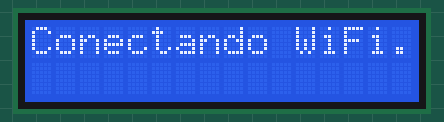
This sketch was run on a simulated ESP32. On the bench: 16×2 character LCD. WiFi joins after 1.5 s; servers stay silent unless stated; the local clock reads 2024-03-15 10:24:30 at power-on unless the sketch sets it.

Above: at 0.6 s.
At 1.7 s:
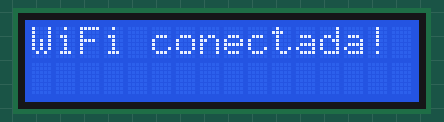
At 2.7 s:
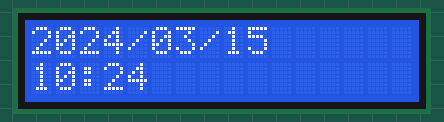
At 30.2 s:
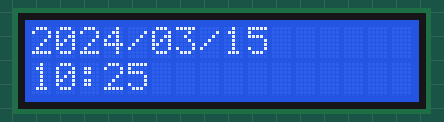
At 90.2 s:
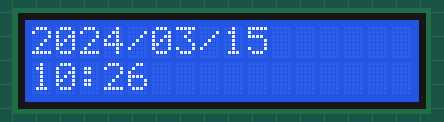

Measured:
- what the display in image 0 shows lasts 1.0 s, from 0.6 s to 1.6 s
- what the display in image 2 shows lasts 27.5 s, from 2.6 s to 30.1 s
- what the display in image 3 shows lasts 60.1 s, from 30.1 s to 90.2 s

The sketch:

25_fecha_hora_ntd.ino
```cpp
#include <Wire.h>                  // Librería para comunicación I2C
#include <LiquidCrystal_I2C.h>     // Librería para manejar pantallas LCD con I2C
#include <WiFi.h>                  // Librería para conectarse a redes WiFi
#include "time.h"                  // Librería para obtener la hora desde internet (NTP)

// CONFIGURACIÓN DEL LCD
#define SDA 13                     // Pin SDA (datos) del I2C
#define SCL 14                     // Pin SCL (reloj) del I2C
#define ADDR 0x27                  // Dirección del LCD I2C
LiquidCrystal_I2C lcd(ADDR, 16, 2);  // Crear objeto LCD de 16x2

// CONFIGURACIÓN DE WIFI
const char* ssid = "Aula 1";       // Nombre de la red WiFi
const char* password = "Horus.2025"; // Contraseña de la red WiFi

// CONFIGURACIÓN DE NTP (servidor de hora)
const char* ntpServer = "pool.ntp.org"; // Servidor que da la hora por internet
const long  gmtOffset_sec = 0;          // Diferencia horaria con GMT (en segundos)
const int   daylightOffset_sec = 7200;  // Horario de verano (+2 horas)

void setup() {
  Wire.begin(SDA, SCL);           // Iniciar comunicación I2C con los pines indicados
  lcd.init();                     // Iniciar pantalla LCD
  lcd.backlight();                // Encender luz de fondo del LCD

  lcd.setCursor(0, 0);            // Mover cursor a la primera fila
  lcd.print("Conectando WiFi");  // Mostrar mensaje

  WiFi.begin(ssid, password);    // Intentar conectarse al WiFi
  while (WiFi.status() != WL_CONNECTED) {
    delay(500);                   // Esperar medio segundo
    lcd.print(".");               // Mostrar puntos mientras se conecta
  }

  lcd.clear();                    // Limpiar pantalla
  lcd.setCursor(0, 0);
  lcd.print("WiFi conectada!");  // Mensaje cuando se conecta correctamente

  configTime(gmtOffset_sec, daylightOffset_sec, ntpServer); // Sincronizar hora con el servidor NTP

  delay(1000); // Esperar un segundo
}

void loop() {
  lcd.clear();                    // Limpiar pantalla en cada vuelta

  struct tm timeinfo;             // Estructura para guardar la hora actual
  if (!getLocalTime(&timeinfo)) { // Si no se puede obtener la hora...
    lcd.setCursor(0, 0);
    lcd.print("Error NTP");       // Mostrar error
    delay(1000);                  // Esperar un segundo
    return;                       // Salir del loop y volver a intentarlo
  }

  // Mostrar la fecha (formato: YYYY/MM/DD)
  lcd.setCursor(0, 0);
  char fecha[17];                 // Arreglo para guardar la fecha
  strftime(fecha, sizeof(fecha), "%Y/%m/%d", &timeinfo); // Formatear fecha
  lcd.print(fecha);              // Mostrar fecha en la primera línea

  // Mostrar la hora (formato: HH:MM)
  lcd.setCursor(0, 1);           // Segunda línea del LCD
  char hora[17];                 // Arreglo para guardar la hora
  strftime(hora, sizeof(hora), "%H:%M", &timeinfo); // Formatear hora
  lcd.print(hora);               // Mostrar hora

  delay(1000);                   // Esperar un segundo antes de actualizar
}
```
